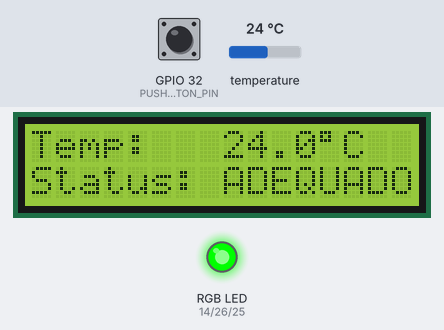
The sketch below on a simulated ESP32. Shown: 16×2 character LCD, an RGB LED mixed from three pins (HIGH = lit). Dashed ring = blinking. The test bench sets the inputs (shaded band); at power-on: GPIO 32 (PUSHBUTTON_PIN) HIGH, temperature 24 °C. What the sketch prints to the serial monitor is not drawn. At 9.5 s the program restarts the board; the recording ends there.

Above: at 6.7 s.
6.8 s: GPIO 32 (PUSHBUTTON_PIN) pulled LOW for 2.35 s
At 7.3 s:
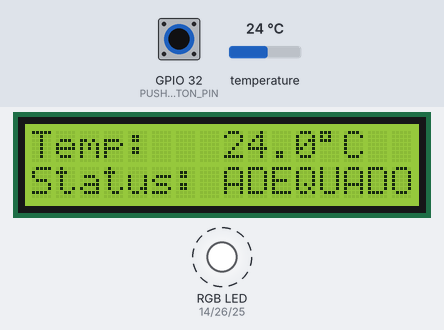
At 8.7 s:
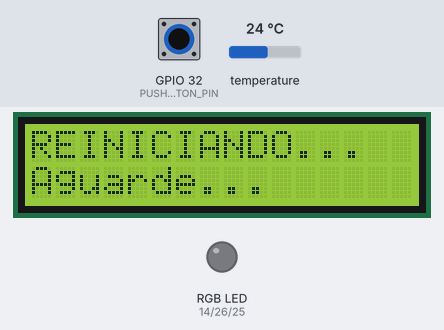
Timing chart, 0 to 9.5 s (numbered marks = the images above; inputs shaded):
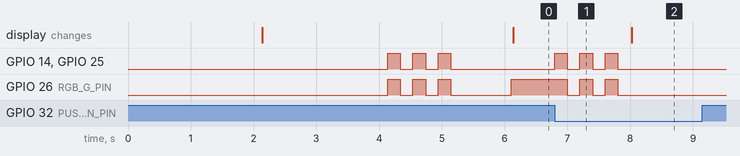

Measured:
- after the input at 6.8 s, GPIO 14 (RGB_R_PIN), GPIO 25 (RGB_B_PIN): alternates HIGH for 0.20 s and LOW for 0.20 s, 6 changes in all, then stays LOW, starting at once; GPIO 26 (RGB_G_PIN): alternates HIGH for 0.20 s and LOW for 0.20 s, 5 changes in all, then stays LOW, starting after 0.20 s

The sketch:

pipipi.ino
```cpp
#include <Arduino.h>
#include <OneWire.h>
#include <DallasTemperature.h>
#include <LiquidCrystal_I2C.h>
#include <Wire.h>
// #include "UbidotsEsp32Mqtt.h" // Removido: Usar biblioteca MQTT genérica (e.g., PubSubClient)

// --- CONFIGURAÇÕES MQTT (HiveMQ) E WIFI ---
// const char *UBIDOTS_TOKEN = "BBUS-vy5q4l1Dar3mvQKBxtpY02Y9bCvpWW"; // Token Ubidots removido
const char *WIFI_SSID = "Inteli.Iot";
const char *WIFI_PASS = "%(Yk(sxGMtvFEs.3";
const char *MQTT_TOPIC = "sparx/data"; // Tópico MQTT para publicação
// const char *DEVICE_LABEL = "esp32-transformador-prototype"; // Não mais necessário

// Ubidots ubidots(UBIDOTS_TOKEN); // Removido: Usar cliente MQTT genérico

// --- DEFINIÇÕES DE PINOS ---
// LED RGB —> substitui os LEDs antigos
#define RGB_R_PIN 14
#define RGB_G_PIN 26
#define RGB_B_PIN 25

#define ONE_WIRE_BUS   4
#define PUSHBUTTON_PIN 32

// --- CONFIGURAÇÃO DO HARDWARE ---
OneWire oneWire(ONE_WIRE_BUS);
DallasTemperature sensors(&oneWire);
LiquidCrystal_I2C lcd(0x27, 16, 2);

// --- VARIÁVEIS DE CONTROLE ---
float temperature = 0.0;
int currentStatus = 0;
unsigned long lastReadTime = 0;
const long readInterval = 2000;
unsigned long lastMqttTime = 0; // Substituído de lastUbidotsTime
const long mqttInterval = 5000; // Substituído de ubidotsInterval
volatile bool reset_flag = false;

// --- LIMITES DE TEMPERATURA ---
const float TEMP_LOW_THRESHOLD = 0;
const float TEMP_HIGH_THRESHOLD = 51;
const float TEMP_DANGER_THRESHOLD = 60;

// Callback MQTT (não usado)
void callback(char *topic, byte *payload, unsigned int length) {}

// Interrupção do botão de reset
void IRAM_ATTR handleResetButton() {
  reset_flag = true;
}

// --- FUNÇÕES DO LED RGB ---

void setRgbColor(bool r, bool g, bool b) {
  digitalWrite(RGB_R_PIN, r ? HIGH : LOW);
  digitalWrite(RGB_G_PIN, g ? HIGH : LOW);
  digitalWrite(RGB_B_PIN, b ? HIGH : LOW);
}

void turnOffRgb() {
  setRgbColor(false, false, false);
}

// Piscar branco
void blinkWhite(int times, int intervalMs) {
  for (int i = 0; i < times; i++) {
    setRgbColor(true, true, true);
    delay(intervalMs);
    turnOffRgb();
    delay(intervalMs);
  }
}

void setup() {
  Serial.begin(115200);

  // --- LED RGB ---
  pinMode(RGB_R_PIN, OUTPUT);
  pinMode(RGB_G_PIN, OUTPUT);
  pinMode(RGB_B_PIN, OUTPUT);
  turnOffRgb();

  // --- BOTÃO ---
  pinMode(PUSHBUTTON_PIN, INPUT_PULLUP);
  attachInterrupt(digitalPinToInterrupt(PUSHBUTTON_PIN), handleResetButton, FALLING);

  // --- SENSOR ---
  sensors.begin();

  // --- LCD ---
  lcd.init();
  lcd.backlight();
  lcd.clear();
  lcd.setCursor(0, 0);
  lcd.print("SparX");
  lcd.setCursor(0, 1);
  lcd.print("Iniciando...");
  delay(2000);

  // --- WIFI + MQTT ---
  lcd.clear();
  lcd.setCursor(0, 0);
  lcd.print("Conectando WiFi");

  // Lógica de conexão WiFi (WiFi.begin) deve ser implementada aqui.
  // ubidots.connectToWifi(WIFI_SSID, WIFI_PASS);
  // ubidots.setCallback(callback);
  // ubidots.setup();
  // ubidots.reconnect(); // Lógica de reconexão MQTT deve ser implementada aqui.

  lcd.clear();
  lcd.setCursor(0, 0);
  lcd.print("WiFi Conectado");
  lcd.setCursor(0, 1);
  lcd.print("MQTT OK");
  delay(2000);

  // ⭐⭐⭐ Piscar branco após inicializar (boot concluído)
  blinkWhite(3, 200);

  Serial.println("[OK] Sistema iniciado com sucesso!");
}

// Ler temperatura
float readTemperature() {
  sensors.requestTemperatures();
  float tempC = sensors.getTempCByIndex(0);

  if (tempC == DEVICE_DISCONNECTED_C) {
    return -999.0;
  }
  return tempC;
}

// Atualizar RGB por faixa de temperatura
void updateSystemStatus(float temp) {
  turnOffRgb();

  if (temp == -999.0) {
    // Erro de sensor → LED apagado
    currentStatus = 3;
  }
  else if (temp <= TEMP_HIGH_THRESHOLD) {
    // Adequado — Verde
    setRgbColor(false, true, false);
    currentStatus = 0;
  }
  else if (temp <= TEMP_DANGER_THRESHOLD) {
    // Precário — Amarelo (R+G)
    setRgbColor(true, true, false);
    currentStatus = 1;
  }
  else {
    // Crítico — Vermelho
    setRgbColor(true, false, false);
    currentStatus = 2;
  }
}

// Atualizar LCD
void updateLcd(float temp) {
  lcd.clear();

  lcd.setCursor(0, 0);
  lcd.print("Temp:");

  if (temp == -999.0) {
    lcd.setCursor(8, 0);
    lcd.print("ERRO");
  } else {
    lcd.setCursor(8, 0);
    lcd.print(temp, 1);
    lcd.print((char)223);
    lcd.print("C");
  }

  lcd.setCursor(0, 1);
  lcd.print("Status:");

  if (temp == -999.0) {
    lcd.setCursor(8, 1);
    lcd.print("SENSOR?");
  }
  else if (currentStatus == 0) {
    lcd.setCursor(8, 1);
    lcd.print("ADEQUADO");
  }
  else if (currentStatus == 1) {
    lcd.setCursor(8, 1);
    lcd.print("PRECARIO");
  }
  else {
    lcd.setCursor(8, 1);
    lcd.print("CRITICO");
  }
}

void loop() {
  // if (!ubidots.connected()) ubidots.reconnect(); // Lógica de reconexão MQTT
  // ubidots.loop(); // Lógica de loop MQTT

  unsigned long currentTime = millis();

  // --- RESET VIA BOTÃO ---
  if (reset_flag) {
    blinkWhite(3, 200);   // Piscar branco ANTES de reiniciar

    lcd.clear();
    lcd.setCursor(0, 0);
    lcd.print("REINICIANDO...");
    lcd.setCursor(0, 1);
    lcd.print("Aguarde...");

    delay(1500);
    ESP.restart();
  }

  // --- LEITURA DO SENSOR ---
  if (currentTime - lastReadTime >= readInterval) {
    lastReadTime = currentTime;

    temperature = readTemperature();
    updateSystemStatus(temperature);
    updateLcd(temperature);
  }

  // --- ENVIO MQTT (HiveMQ) ---
  if (currentTime - lastMqttTime >= mqttInterval) {
    lastMqttTime = currentTime;

    if (temperature != -999.0 /* && mqttClient.connected() */) {
      // Construir payload JSON para MQTT
      // Construir payload JSON para MQTT
      // mqttClient.publish(MQTT_TOPIC, payload); // Publicar no HiveMQ
    }
  }

  vTaskDelay(1);
}
```
